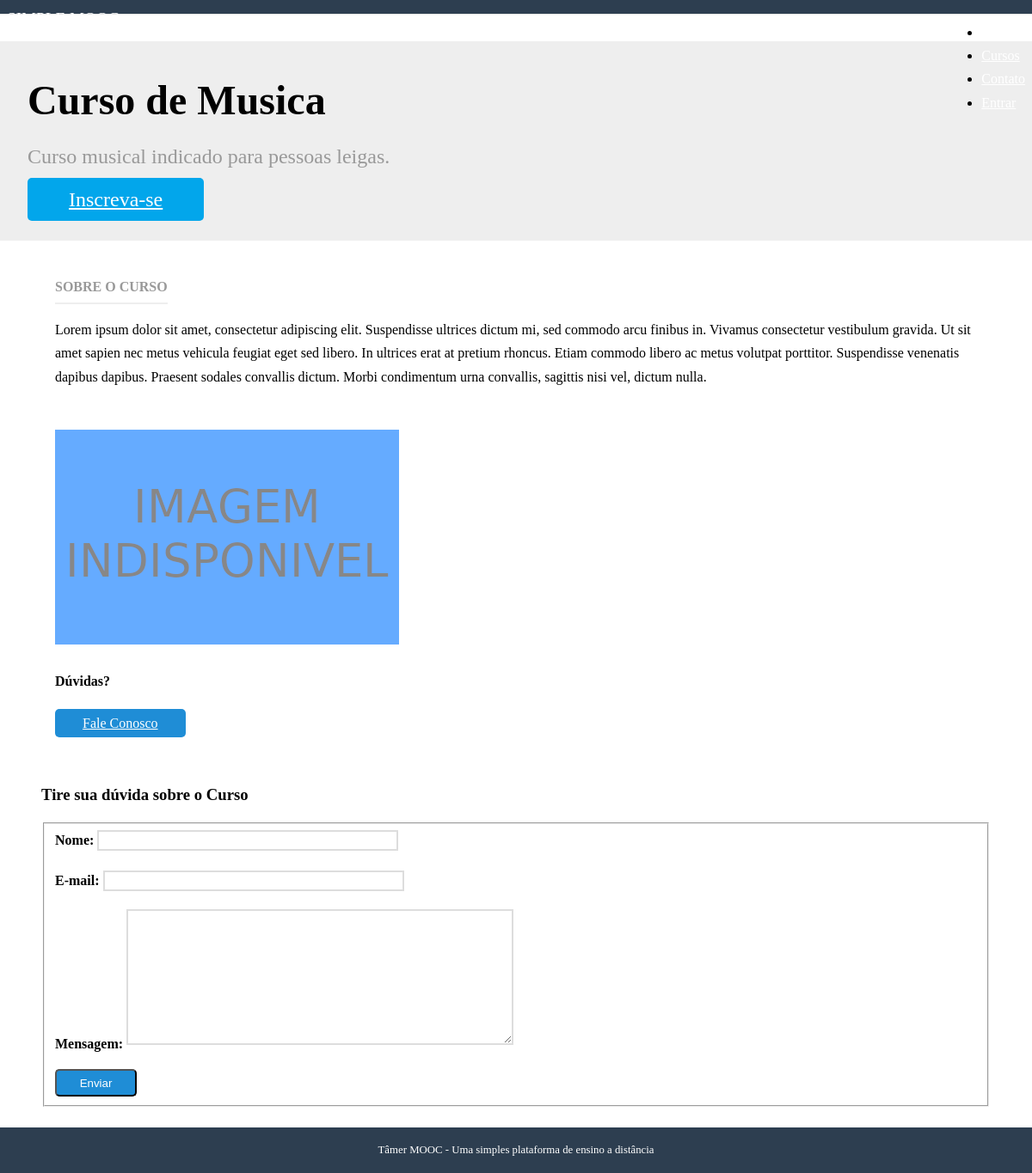
Screenshot of /cursos/curso-de-musica with the database file from the repository.
### courses/models.py (models this page shows, shortened)
class Course(models.Model):
    name          = models.CharField('Nome', max_length = 100)
    slug          = models.SlugField('Atalho')
    about         = models.CharField('Descrição breve', blank = True, max_length = 250)
    description   = models.TextField('Descrição completa', blank = True)
    start_date    = models.DateField(
        'Data de Início', null = True, blank = True
    )                                                                           #blank = True diz que não é obrigatório preender
    image         = models.ImageField(
        upload_to = 'courses/images', verbose_name = 'Imagem', null = True, blank = True
    )
    created_at    = models.DateTimeField('Criado em', auto_now_add=True)
    updated_at    = models.DateTimeField('Atualizado em', auto_now=True)
    objects       = CourseManager()
    def __str__(self):
        return(self.name)
    class Meta:
        verbose_name        = 'Curso'
        verbose_name_plural = 'Cursos'
        ordering            = ['name']

### courses/views.py (the view)
# urls.py: path('<slug:slug>', views.details , name='details'),
def details(request, slug):
    course = get_object_or_404(Course, slug=slug)
    template_name = 'courses/details.html'
    context = {}
    if request.method == 'POST':
        form = ContactCourse(request.POST)
        if form.is_valid():
            context['is_valid']= True
            form.send_mail(course)
            form = ContactCourse()
    else:
        form = ContactCourse()
    context['course']=course
    context['form']=form
    return render(request, template_name, context)

### courses/forms.py (shortened to what this page needs)
class ContactCourse(forms.Form):
    name    = forms.CharField(label='Nome', max_length=75)
    email   = forms.EmailField(label='E-mail')
    message = forms.CharField(label='Mensagem', widget = forms.Textarea)

### courses/templates/courses/details.html (shortened to what this page needs)
{% extends "base.html" %}
{% load static %}
{% block content %}
<div class="splash">
    <div class="pure-g-r">
        <div class="pure-u-1">
            <div class="l-box splash-text">
                <h1 class="splash-head">
                    {{ course }}
                </h1>
                <h2 class="splash-subhead">
                    {{ course.about }}
                </h2>
                <p>
                    <a href="#" class="pure-button primary-button">Inscreva-se</a>
                </p>
            </div>
        </div>
    </div>
</div>
<div class="pure-g-r content-ribbon">
    <div class="pure-u-2-3">
        <div class="l-box">
            <h4 class="content-subhead">Sobre o Curso</h4>
            {{ course.description|linebreaks }}
        </div>
    </div>
    <div class="pure-u-1-3">
        <div class="l-box">
            {% if course.image %}
            <img src="{{ course.image.url }}" alt="" />
            {% else %}
            <img src="{% static 'img/imagem_padrao.png' %}" alt="" />
            {% endif %}
            <h4>Dúvidas?</h4>
            <p>
                <a href="#contato" title="" class="pure-button">Fale Conosco</a>
            </p>
        </div>
    </div>
</div>
<div class="pure-g-r content-ribbon" id="contato">
    <div class="pure-u-1">
        <h3>Tire sua dúvida sobre o Curso</h3>
        <form action="#contato" class="pure-form pure-form-aligned" method="post">
            <fieldset>
                {% for field in form %}
                <div class="pure-control-group">
                    {{ field.label_tag }}
                    {{ field }}
                </div>
                {% endfor %}
                <div class="pure-controls">
                    <button type="submit" class="pure-button pure-button-primary">Enviar</button>
                </div>
            </fieldset>
        </form>
    </div>
</div>
{% endblock %}

### core/static/css/styles.css (style rules this page uses)
* { -webkit-box-sizing: border-box; -moz-box-sizing: border-box; box-sizing: border-box; }
body { margin: 0 auto; line-height: 1.7em; }
a { color: #3b8bba; }
.l-box { padding: 1em; }
body .primary-button { background: #02a6eb; color: #fff; }
.splash { margin: 0 auto; padding: 1.5em 1em 0; background: #eee; }
.splash .splash-head { font-size: 300%; margin: 0em 0; line-height: 1.2em; }
.splash .splash-subhead { color: #999; font-weight: 300; line-height: 1.4em; }
.splash .primary-button { font-size: 150%; }
.content .content-subhead { color: #999; padding-bottom: 0.3em; text-transform: uppercase; margin: 0; border-bottom: 2px solid #eee; display: inline-block; }
.content .content-ribbon { margin: 1.5em 3em; }
.pure-form label { margin: 1em 0 0; font-weight: bold; font-size: 100%; }
.pure-form input[type], .pure-form textarea, .pure-form select { border: 2px solid #ddd; box-shadow: none; font-size: 100%; width: 100%; max-width: 350px; margin-bottom: 0.3em; }
.pure-form textarea { max-width: 450px; }
.pure-form .pure-control-group { margin-bottom: 1em; }
.pure-button { background-color: #1f8dd6; color: white; padding: 0.5em 2em; border-radius: 5px; }

### rows the page displays
Course: name "Curso de Musica", about "Curso musical indicado para pessoas leigas.", description "Lorem ipsum dolor sit amet, consectetur adipiscing elit. Suspendisse ultrices dictum mi, sed commodo arcu finibus in. Vivamus consectetur vestibulum gravida. Ut sit amet sapien nec metus vehicula feugiat eget sed libero. In ultrices erat at pretium rhoncus. Etiam commodo libero ac metus volutpat porttitor. Suspendisse venenatis dapibus dapibus. Praesent sodales convallis dictum. Morbi condimentum urna convallis, sagittis nisi vel, dictum nulla."

### other values shown
{{ field.label_tag }} "Nome:" "E-mail:" "Mensagem:"
